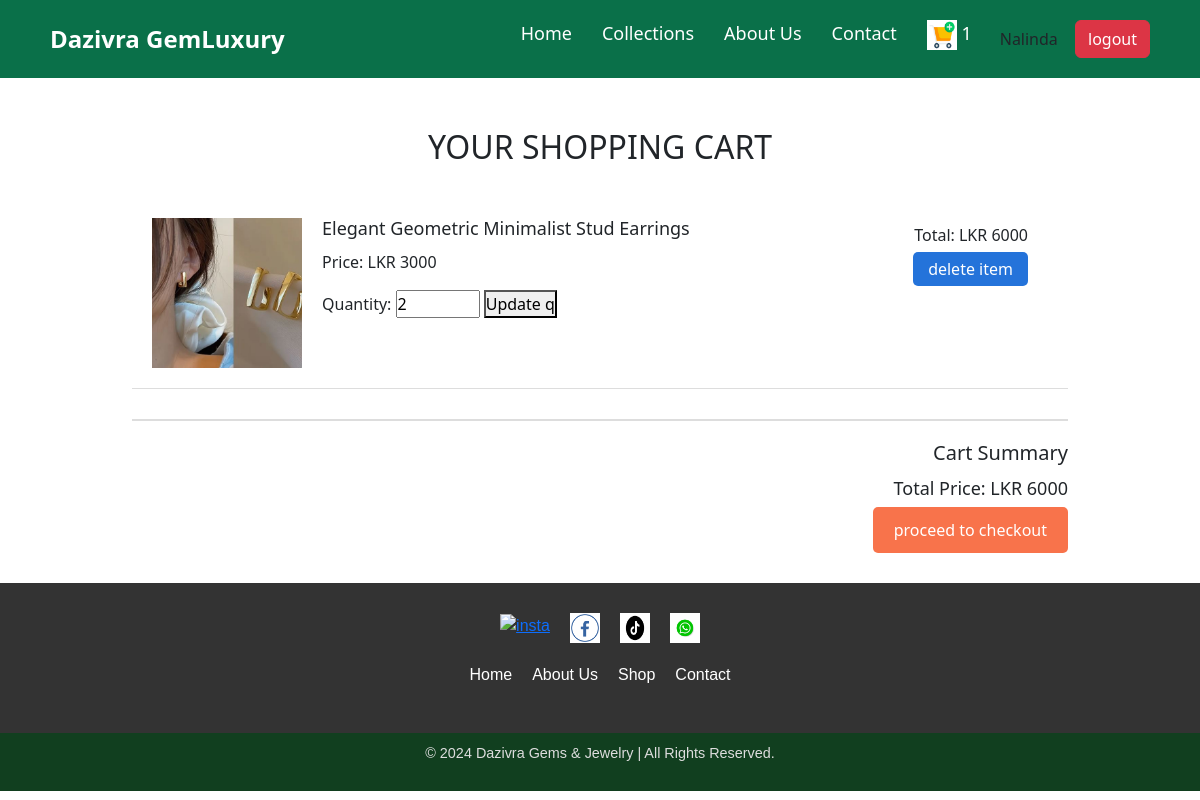
/cart.php (signed in), run on the app's committed database.
### tables this page shows
CREATE TABLE `users` (
  `id` int(100) NOT NULL,
  `name` varchar(20) NOT NULL,
  `email` varchar(50) NOT NULL,
  `password` varchar(50) NOT NULL
);

CREATE TABLE `cart` (
  `id` int(100) NOT NULL,
  `user_id` int(100) NOT NULL,
  `pid` int(100) NOT NULL,
  `name` varchar(100) NOT NULL,
  `price` int(10) NOT NULL,
  `quantity` int(10) NOT NULL,
  `image` varchar(100) NOT NULL
);

### cart.php (the view, shortened to what this page needs)
<?php
include 'components/connect.php';
if(isset($_SESSION['user_id'])){
   $user_id = $_SESSION['user_id'];
}else{
   $user_id = '';
   header('location:user_login.php');
};
?>
<!DOCTYPE html>
<html lang="en">
  <head>
    <link rel="stylesheet" href="css/addtocart.css" />
    <link rel="stylesheet" href="css/nav.css" />
    <link
      rel="stylesheet"
      href="https://cdn.jsdelivr.net/npm/bootstrap@5.3.0/dist/css/bootstrap.min.css"
    />
  </head>
  <body>
   <?php include 'components/user_header.php'; ?>
    <section class="cart-section">
      <div class="container">
        <h2>YOUR SHOPPING CART</h2>
        <br />
        <div class="cart-items">
   <?php
      $grand_total = 0;
      $select_cart = $conn->prepare("SELECT * FROM `cart` WHERE user_id = ?");
      $select_cart->execute([$user_id]);
      if($select_cart->rowCount() > 0){
         while($fetch_cart = $select_cart->fetch(PDO::FETCH_ASSOC)){
   ?>
      <form action="" method="post" class="box">
          <div class="cart-item">
            <img src="uploaded_img/<?= $fetch_cart['image']; ?>" alt=<?= $fetch_cart['image']; ?> />
            <div class="item-details">
              <h5><?= $fetch_cart['name']; ?></h5>
              <p>Price: LKR <?= $fetch_cart['price']; ?></p>
              <label for="quantity">Quantity:</label>
              <input type="number" name="qty" class="qty" min="1" max="99" onkeypress="if(this.value.length == 2) return false;" value="<?= $fetch_cart['quantity']; ?>">
         <button type="submit" class="fas fa-edit" name="update_qty">Update q</button>
            </div>
            <div class="item-total">
              <p>Total: LKR <?= $sub_total = ($fetch_cart['price'] * $fetch_cart['quantity']); ?></p>
                    <input type="submit" value="delete item" onclick="return confirm('delete this from cart?');" class="remove-item" name="delete">
            </div>
          </div>
   </form>
   <?php
   $grand_total += $sub_total;
      }
   }else{
      echo '<p class="empty">your cart is empty</p>';
   }
   ?>
        </div>
        <div class="cart-summary">
          <h4>Cart Summary</h4>
          <p>Total Price: LKR <?= $grand_total; ?></p>
                <a href="checkout.php" class="btn <?= ($grand_total > 1)?'':'disabled'; ?>">proceed to checkout</a>
        </div>
      </div>
    </section>
    <footer>
      <div class="footer-container">
        <div class="social-icons">
          <a href="#">
            <img src="images/insta.jpg" alt="insta" class="insta"
          /></a>
          <a href="#"> <img src="images/fb.png" alt="fb" class="fb" /></a>
          <a href="#">
            <img src="images/tiktok2.png" alt="tiktok" class="tiktok"
          /></a>
          <a href="#">
            <img src="images/whatsapp.png" alt="whatsapp" class="whatsapp"
          /></a>
        </div>
        <div class="footer-links">
          <ul>
            <li><a href="home.php">Home</a></li>
            <li><a href="About.php">About Us</a></li>
            <li><a href="collection.php">Shop</a></li>
            <li><a href="contactus.php">Contact</a></li>
          </ul>
        </div>
      </div>
      <div class="footer-bottom">
        <p>&copy; 2024 Dazivra Gems & Jewelry | All Rights Reserved.</p>
      </div>
    </footer>
  </body>
</html>

### components/user_header.php (shortened to what this page needs)
<header>
     <div class="logo">Dazivra GemLuxury</div>
     <nav>
       <ul>
         <li><a href="home.php">Home</a></li>
         <li><a href="collection.php">Collections</a></li>
         <li><a href="About.php">About Us</a></li>
         <li><a href="contactus.php">Contact</a></li>
         <li>
           <a href="cart.php"
             ><img src="images/addtocart.png" alt="Logo" class="addtocart"
           />
      <?php
           $count_cart_items = $conn->prepare("SELECT * FROM `cart` WHERE user_id = ?");
           $count_cart_items->execute([$user_id]);
           $total_cart_counts = $count_cart_items->rowCount();
        ?><?= $total_cart_counts; ?>
        </a>
         </li>
           <div class="profile">
        <?php
           $select_profile = $conn->prepare("SELECT * FROM `users` WHERE id = ?");
           $select_profile->execute([$user_id]);
           if($select_profile->rowCount() > 0){
           $fetch_profile = $select_profile->fetch(PDO::FETCH_ASSOC);
        ?>
      <a href="update_user.php" class="btn"><?= $fetch_profile["name"]; ?> </a>
        <a href="components/user_logout.php" class="delete-btn btn btn-danger" onclick="return confirm('logout from the website?');">logout</a>
        <?php
           }
        ?>
     </div>
       </ul>
     </nav>
   </header>

### css/addtocart.css (style rules this page uses)
* { margin: 0; padding: 0; box-sizing: border-box; }
body { font-family: Arial, sans-serif; background: #f4f4f4; margin: 0; padding: 0; }
.cart-section { padding: 30px 0; background-color: #fff; margin-top: 20px; }
.cart-section .container { width: 80%; margin: 0 auto; }
h2 { text-align: center; margin-bottom: 20px; color: #333; }
.cart-items { display: flex; flex-direction: column; gap: 20px; }
.cart-item { display: flex; justify-content: space-between; padding: 20px; border-bottom: 1px solid #ddd; }
.cart-item img { width: 150px; height: 150px; object-fit: cover; }
.item-details { flex-grow: 1; padding-left: 20px; }
.item-details h5 { font-size: 18px; margin-bottom: 10px; }
.item-total { text-align: right; padding-right: 20px; }
.item-total p { margin: 5px 0; }
.remove-item { background-color: #2473da; color: white; border: none; padding: 5px 15px; cursor: pointer; border-radius: 5px; }
.cart-summary { margin-top: 30px; text-align: right; padding-top: 20px; border-top: 2px solid #ddd; }
.cart-summary h4 { font-size: 20px; margin-bottom: 10px; }
.cart-summary p { font-size: 18px; margin: 5px 0; }
.cart-summary .btn { display: inline-block; padding: 10px 20px; background-color: #f8734b; color: white; text-decoration: none; border-radius: 5px; }
footer { font-family: Arial, sans-serif; color: white; text-align: center; }
.footer-container { background-color: #333; color: white; padding: 30px 0; text-align: center; }
.social-icons { display: flex; justify-content: center; gap: 20px; margin-bottom: 20px; }
.social-icons a { display: inline-block; }
.social-icons img { width: 30px; height: 30px; transition: transform 0.3s ease-in-out; }
.footer-links ul { list-style-type: none; padding: 0; display: flex; justify-content: center; gap: 20px; }
.footer-links li { display: inline; }
.footer-links a { color: white; text-decoration: none; font-size: 16px; transition: color 0.3s; }
.footer-bottom { background: #113f1f; padding: 10px 0; font-size: 0.9rem; color: #ddd; }

### css/nav.css (style rules this page uses)
header { display: flex; justify-content: space-between; align-items: center; padding: 20px 50px; background-color: #0a7049; color: white; }
.logo { font-size: 24px; font-weight: bold; }
nav ul { list-style: none; display: flex; margin: 0; padding: 0; }
nav ul li { margin: 0 15px; }
nav ul li a { text-decoration: none; color: white; font-size: 18px; }
.addtocart { width: 120px; height: auto; }
.addtocart { width: 30px; height: 30px; }

### data on the page
users: name "Nalinda"
cart: image (picture), name "Elegant Geometric Minimalist Stud Earrings", price "3000", qty "2", $sub_total = ($fetch_cart['price'] * $fetch_cart['quantity']) "6000"

### other printed values
$total_cart_counts "1"
$grand_total "6000"
